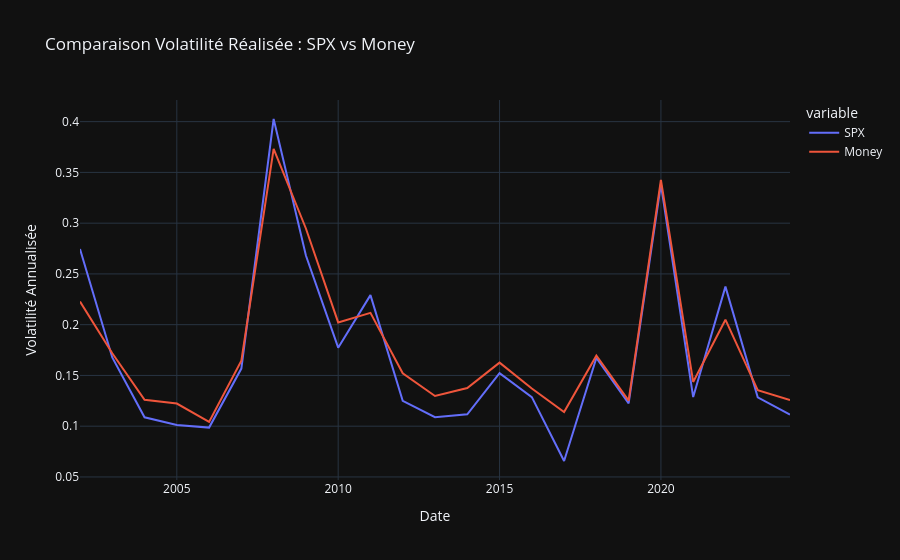

The code cell stored with this chart in its notebook:
### Code cell
df2 = final[["Date", "SPX", "Money"]].copy()
df2["Date"] = pd.to_datetime(df2["Date"], dayfirst=True)
df2.set_index("Date", inplace=True)

daily_returns = df2.pct_change()
vol_df = daily_returns.groupby(daily_returns.index.year).std() * np.sqrt(252)
print(vol_df)

fig = px.line(vol_df, x=vol_df.index, y=vol_df.columns,
              labels={"value": "Volatilité Annualisée", "index": "Année"},
              title="Comparaison Volatilité Réalisée : SPX vs Money")

fig.show()

### Figure 1 — Plotly figure (JSON) as saved in the notebook; plotly's stock layout.template omitted (floating-point values rounded to 4 significant figures)
{"data": [{"hovertemplate": "variable=SPX<br>Date=%{x}<br>Volatilité Annualisée=%{y}<extra></extra>", "legendgroup": "SPX", "line": {"color": "#636efa", "dash": "solid"}, "marker": {"symbol": "circle"}, "mode": "lines", "name": "SPX", "orientation": "v", "showlegend": true, "x": [2002, 2003, 2004, 2005, 2006, 2007, 2008, 2009, 2010, 2011, 2012, 2013, 2014, 2015, 2016, 2017, 2018, 2019, 2020, 2021, 2022, 2023, 2024], "xaxis": "x", "y": [0.2745, 0.1677, 0.1088, 0.1012, 0.09861, 0.1568, 0.4026, 0.2681, 0.1774, 0.2291, 0.1249, 0.1088, 0.1117, 0.1522, 0.1287, 0.06572, 0.1672, 0.1225, 0.3383, 0.1287, 0.2375, 0.1284, 0.1114], "yaxis": "y", "type": "scatter"}, {"hovertemplate": "variable=Money<br>Date=%{x}<br>Volatilité Annualisée=%{y}<extra></extra>", "legendgroup": "Money", "line": {"color": "#EF553B", "dash": "solid"}, "marker": {"symbol": "circle"}, "mode": "lines", "name": "Money", "orientation": "v", "showlegend": true, "x": [2002, 2003, 2004, 2005, 2006, 2007, 2008, 2009, 2010, 2011, 2012, 2013, 2014, 2015, 2016, 2017, 2018, 2019, 2020, 2021, 2022, 2023, 2024], "xaxis": "x", "y": [0.2228, 0.1719, 0.126, 0.1223, 0.1042, 0.1646, 0.3732, 0.2947, 0.2022, 0.2117, 0.1522, 0.1298, 0.1376, 0.1626, 0.1371, 0.114, 0.1694, 0.1251, 0.3426, 0.1436, 0.2049, 0.1354, 0.1258], "yaxis": "y", "type": "scatter"}], "layout": {"xaxis": {"anchor": "y", "domain": [0.0, 1.0], "title": {"text": "Date"}}, "yaxis": {"anchor": "x", "domain": [0.0, 1.0], "title": {"text": "Volatilité Annualisée"}}, "legend": {"title": {"text": "variable"}, "tracegroupgap": 0}, "title": {"text": "Comparaison Volatilité Réalisée : SPX vs Money"}}}
